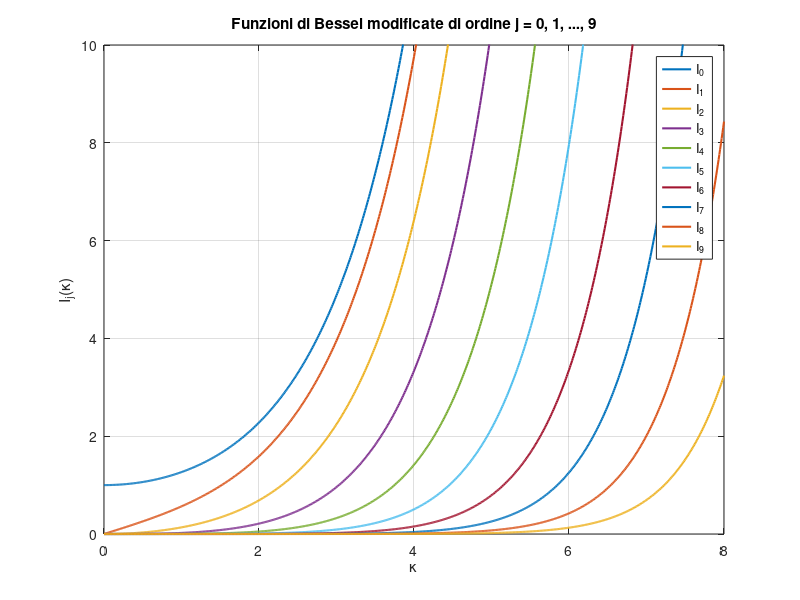

Source code (MATLAB):
%plotta le funzioni di Bessel modificate

k = 0:0.01:8; %creazione asse x
I = zeros(10,801); %preallocation 
for j = 0:9
    I(j+1,:) = besseli(j,k);
end
plot(k,I,'LineWidth',1.5)
axis([0 8 0 10]);
grid on
legend('I_0','I_1','I_2','I_3','I_4','I_5','I_6','I_7','I_8','I_9','Location','Best')
title('Funzioni di Bessel modificate di ordine j = 0, 1, ..., 9')
xlabel('\kappa')
ylabel('I_j(\kappa)')
